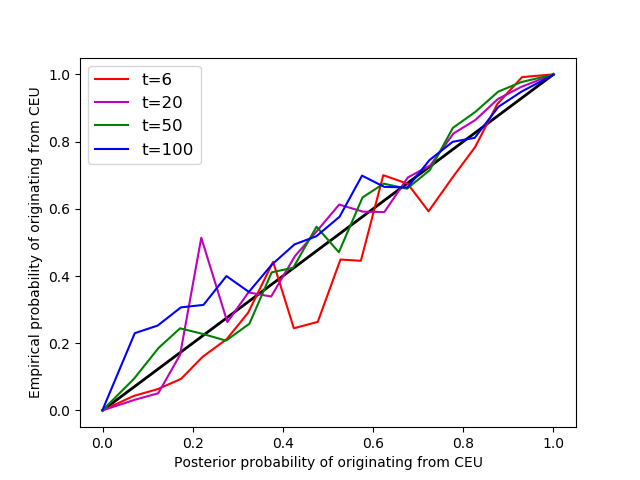

Here is the Python script that generated this plot:
# calibrate posterior probability obtained by the hmm model
# bin probability by 0.05 (thus 20 bins in total)

import argparse
import numpy as np
import sys
import matplotlib.pyplot as plt
import scipy.stats
import gzip
import io
import math
from numba import jit

def readDecodeFile(decodeFile):
    # return a numpy 2D array M such that
    # M[i,j] is the posterior probability of the j^th SNP site originating in population 1 (CEU by default) in sample i
    posterior = []
    with gzip.open(decodeFile) as file:
        with io.BufferedReader(file) as f:
            for line in f:
                probs = list(map(float, line.decode('latin1').strip().split('\t')))
                posterior.append(probs)
    return np.array(posterior)

def constructAncestry(ancestrySwitches):
    ancestryList = []
    prev = -1
    for switch in ancestrySwitches:
        ancestry, end = switch.split(':')
        ancestry, end = int(ancestry), int(end)
        ancestryList.extend([ancestry]*(end-prev))
        prev = end
    return ancestryList


def readAncestryFile(refAncestryFile):
    ancestry = []
    with open(refAncestryFile) as f:
        f.readline() #consume the header line
        line = f.readline()
        while line:
            switch = line.strip().split(' ')
            ancestry.append(constructAncestry(switch))
            line = f.readline()
    return np.array(ancestry)

@jit
def rsquared(posteriorMatrix, ancestryMatrix):
    # for each sample, calculte the r^2 between its posterior probability and its true ancestry
    numSample = posteriorMatrix.shape[0]
    r2 = np.zeros(numSample)
    for i in range(numSample):
        slope, intercept, r_value, p_value, std_err = scipy.stats.linregress(posteriorMatrix[i], 1-ancestryMatrix[i])
        r2[i] = r_value if not np.all(ancestryMatrix[i] == np.mean(ancestryMatrix[i])) else 1
        if r_value < 0.1:
            print('suspiciously low correlation coefficient. Might be caused by all y values being the same. Please check further!')
            print(1-ancestryMatrix[i])
            print(posteriorMatrix[i])
    return r2


def calibrate(decodeFile, refAncestryFile, bin=0.05):
    # return two vectors
    # the first vector is the posterior probability binned at bin (averaged over all posterior probability belonging in this bin)
    # the second vector is the empirical probability of beloning to population 1 (CEU, by default)

    posteriorMatrix, ancestryMatrix = readDecodeFile(decodeFile), readAncestryFile(refAncestryFile)
    print(posteriorMatrix.shape)
    print(ancestryMatrix.shape)
    if posteriorMatrix.shape != ancestryMatrix.shape:
        print('posterior decoding does not seem to match reference ancestry in terms of number of samples and SNP sites. Aborting...')
        sys.exit()

    numBins = int(1/bin)
    post = []
    empirical = []
    for i in range(numBins):
        # calculate mean posterior probability and empirical frequency
        locs = np.where(np.logical_and(posteriorMatrix >= i*bin, posteriorMatrix < (i+1)*bin))
        meanPosterior = np.mean(posteriorMatrix[locs])
        empiricalFreq = np.sum(ancestryMatrix[locs] == 0)/len(locs[0])
        post.append(meanPosterior)
        empirical.append(empiricalFreq)

    return post, empirical, rsquared(posteriorMatrix, ancestryMatrix)



def main():
    parser = argparse.ArgumentParser(description='Calibrate Probability. Assume files are provided in the order T=6,20,50,100.')
    parser.add_argument('-p', action="store", dest="p", type=str, required=True, help='path to the zipped posterior decoding file. Multiple files should be delimited by comma.')
    parser.add_argument('-r', action="store", dest="r", type=str, required=True, help='path to the true ancestry. Multiple files should be delimited by comma. Must be in the same order as in -p argument.')
    args = parser.parse_args()

    decodeFileList, refAncestryFileList = args.p.split(','), args.r.split(',')
    if len(decodeFileList) != len(refAncestryFileList) or len(decodeFileList) != 4:
        print('Unequal number of decoding files and reference ancestry files. Exitting...')
        sys.exit()

    binSize = 0.05
    color = ['r', 'm', 'g', 'b']
    labels = ['t=6', 't=20', 't=50', 't=100']
    r2 = []
    plt.figure()
    plt.xlabel('Posterior probability of originating from CEU')
    plt.ylabel('Empirical probability of originating from CEU')
    plt.title('Posterior Probability Calibration for Hapmix without Miscopy')
    plt.plot([0,1],[0,1], color='black',linewidth=2)
    for decodeFile, refAncestryFile, c, label in zip(decodeFileList, refAncestryFileList, color, labels):
        print(f'processing {refAncestryFile}')
        averagePost, empiricalFreq, rsquared = calibrate(decodeFile, refAncestryFile, bin=binSize)
        plt.plot(averagePost, empiricalFreq, color=c, label=label)
        r2.append(rsquared)

    plt.legend(loc='upper left', fontsize='large')
    plt.savefig('calibrate.png')

    # plot histogram of rsquared
    fig, ax = plt.subplots(2,2,figsize=(16,16))
    # here rsquared is a vector of r^2 of samples in each value of t
    fig.suptitle(f'$r^2$ of Hapmix without Miscopy at Various $T$', y=0.95, fontsize=20, fontweight='bold')
    for i, (rsquared, label) in enumerate(zip(r2, labels)):
        row = math.floor(i/2)
        col = i-row*2
        ax[row, col].hist(rsquared)
        ax[row, col].set_xlabel('r-squared')
        ax[row, col].set_ylabel('count')
        ax[row, col].set_title(f'r-squared distribution in 100 samples for {label}')
        ax[row, col].text(0.2,0.8, f'$\mu=${np.mean(rsquared):.4f}', transform=ax[row, col].transAxes)
        ax[row, col].text(0.2,0.75, f'$\sigma=${np.std(rsquared):.4f}', transform=ax[row, col].transAxes)

    plt.savefig('r2hist.png')

if __name__ == '__main__':
    main()
